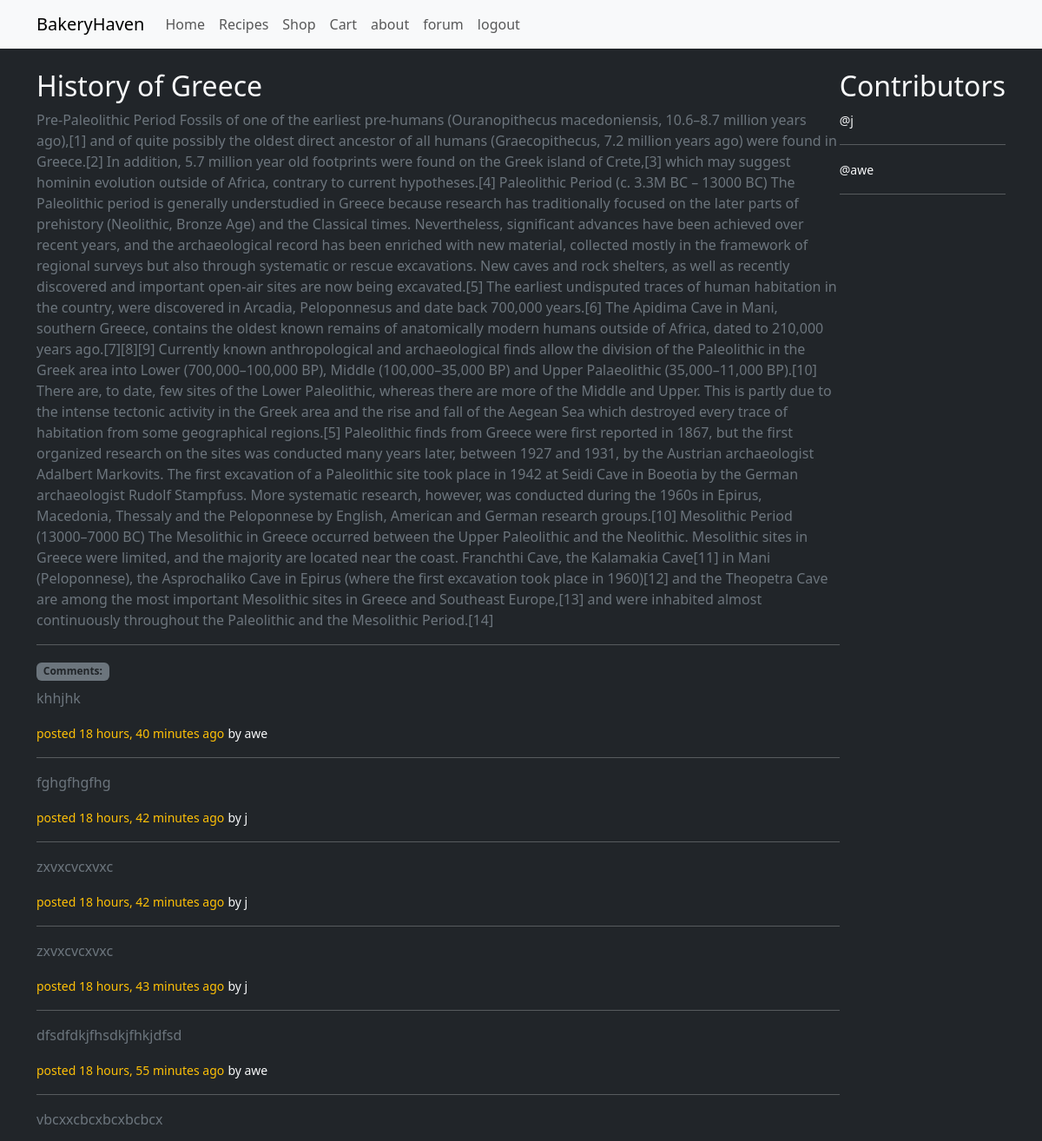
The app's page /post/2/ (signed in, upper part), older data.
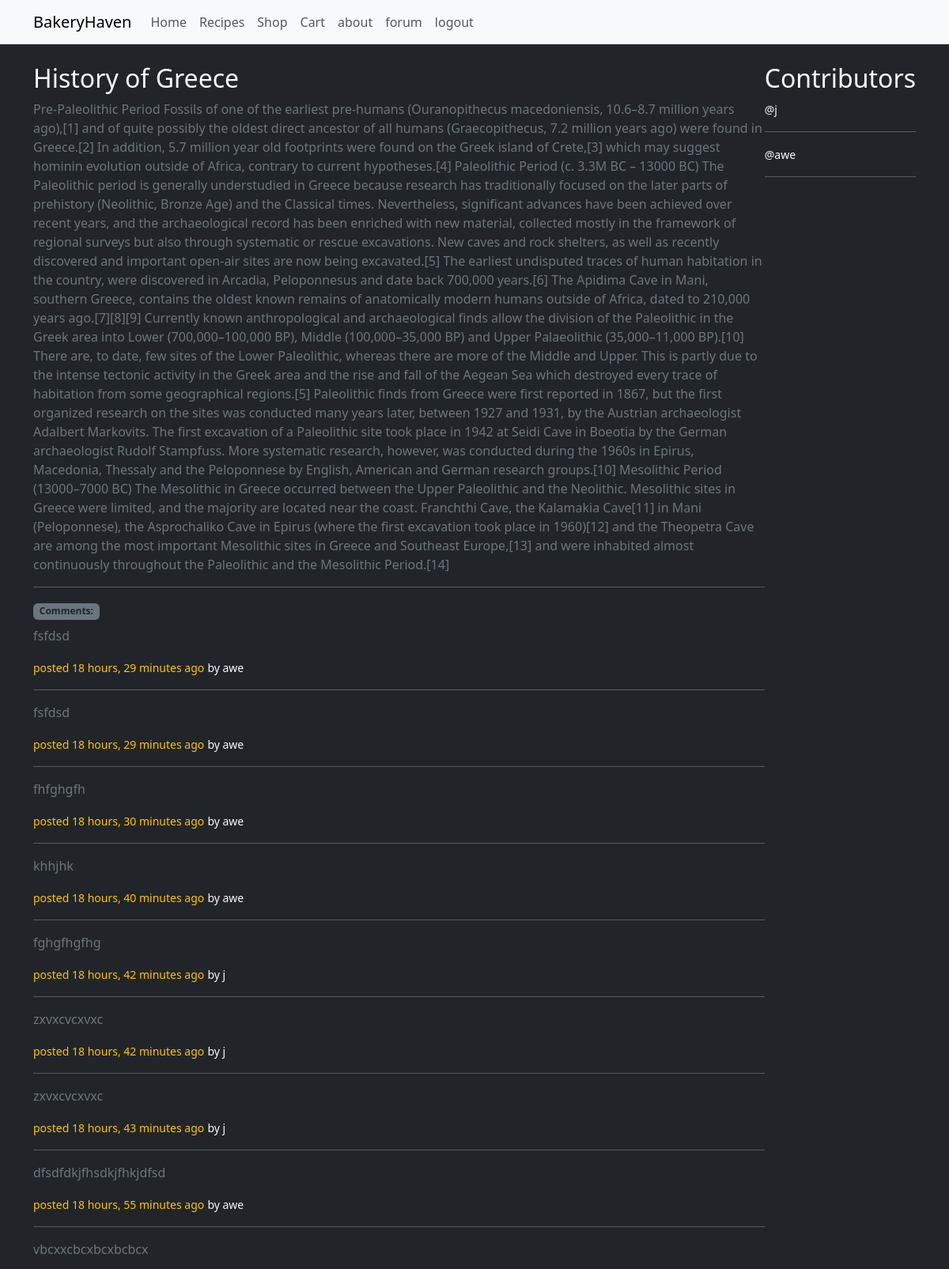
The same page, newer data.
### base/models.py (models this page shows, shortened)
class Post(models.Model):
    author = models.ForeignKey(Author, on_delete=models.CASCADE) #one to many relationship
    title = models.CharField(max_length = 100)
    content = models.TextField()
    contributors = models.ManyToManyField(User)
    created_at = models.DateTimeField(auto_now_add=True)
    updated_at = models.DateTimeField(auto_now=True)
    class Meta:
        ordering =['-updated_at', '-created_at']

class Comment(models.Model):
    author = models.ForeignKey(Author, on_delete=models.CASCADE) #one to many relationship
    post = models.ForeignKey(Post, on_delete=models.CASCADE) #one to many relationship
    comment = models.TextField()
    created_at = models.DateTimeField(auto_now_add=True)
    updated_at = models.DateTimeField(auto_now=True)
    class Meta:
        ordering =['-updated_at', '-created_at']
    def __str__(self):
        return f"by {self.author.user.username}"

class Author(models.Model):
    user = models.OneToOneField(User, on_delete=models.CASCADE) # one to one relationship
    bio = models.TextField()
    created_at = models.DateTimeField(auto_now_add=True)
    updated_at = models.DateTimeField(auto_now=True)

### base/views.py (the view, shortened to what this page needs)
# urls.py: path('post/<str:pk>/',views.readPost, name='read-post'),
def readPost(request, pk):
    post = Post.objects.get(id=pk)
    comments =  post.comment_set.all()
    userContribs = post.contributors.all()
    print(f"====> {userContribs}")
    form = CommentForm()
    author = request.user.author
    context = {"post":post, "form":form, "comments":comments,"contributors":userContribs}
    return render(request, 'base/post.html', context)

### base/templates/base/post.html (shortened to what this page needs)
{% extends 'main.html'%} {% block content %}
<div class=" container my-4 d-flex mx-6">
  <div class="">
    <div class="">
      <h2>{{post.title}}</h2>
      <p class="text-secondary ts-6">{{post.content}}</p>
    </div>
    <hr>
    <h2 class="badge bg-secondary text-dark">Comments: </h2>
    {% for comment in comments %}
    <p class="text-secondary">{{comment.comment}}</p>
    <small class="text-warning"> posted {{comment.created_at | timesince }} ago</small>  <small> {{comment}}</small>
    <hr>
    {% endfor%}
  </div>
  <div class="">
    <h2>Contributors</h2>
    {% for contributor in contributors %}
    <small>@{{contributor}}</small>
    <hr>
    {% endfor %}
  </div>
</div>
{% endblock %}

### templates/main.html (shortened to what this page needs)
<!DOCTYPE html>
<html lang="en">
  <head>
    <link
      href="https://cdn.jsdelivr.net/npm/bootstrap@5.3.6/dist/css/bootstrap.min.css"
      rel="stylesheet"
    />
  </head>
  <body class="bg-dark text-light">
    {% include 'navbar.html'%}
{% block content %} {% endblock content %}
  </body>
</html>

### templates/navbar.html (shortened to what this page needs)
<nav class="navbar navbar-expand-lg bg-body-tertiary">
    <div class="container">
      <a class="navbar-brand" href="{% url 'home' %}">BakeryHaven</a>
      <div class="collapse navbar-collapse" id="navbarNav">
        <ul class="navbar-nav">
          <li class="nav-item">
            <a class="nav-link" aria-current="page" href="{% url 'home' %}">Home</a>
          </li>
          <li class="nav-item">
            <a class="nav-link" href="{% url 'recipes'%}">Recipes</a>
          </li>
          <li class="nav-item">
            <a class="nav-link" href="{% url 'shops'%}">Shop</a>
          </li>
          <li class="nav-item">
            {% if request.user.is_authenticated %}
            <a class="nav-link" href="{% url 'cart'%}">Cart</a>
            {% endif %}
          </li>
          <li class="nav-item">
            <a class="nav-link" href="{% url 'about'%}">about</a>
          </li>
          <li class="nav-item">
            {% if request.user.is_authenticated %}
            <a class="nav-link" href="{% url 'forum' %}"> forum</a>
            {% endif %}
          </li>
          <li class="nav-item">
            {% if request.user.is_authenticated %}
            <a class="nav-link" href="{% url 'logout'%}">logout</a>
            {% else %}
            <a class="nav-link" href="{% url 'login'%}">login</a>
            {% endif %}
          </li>
        </ul>
      </div>
    </div>
  </nav>

Row changes from the older to the newer data that the page shows:
added Comment: comment "fsfdsd", created_at "18 hours, 29 minutes", author.username "by awe"
added Comment: comment "fsfdsd", created_at "18 hours, 29 minutes", author.username "by awe"
added Comment: comment "fhfghgfh", created_at "18 hours, 30 minutes", author.username "by awe"
